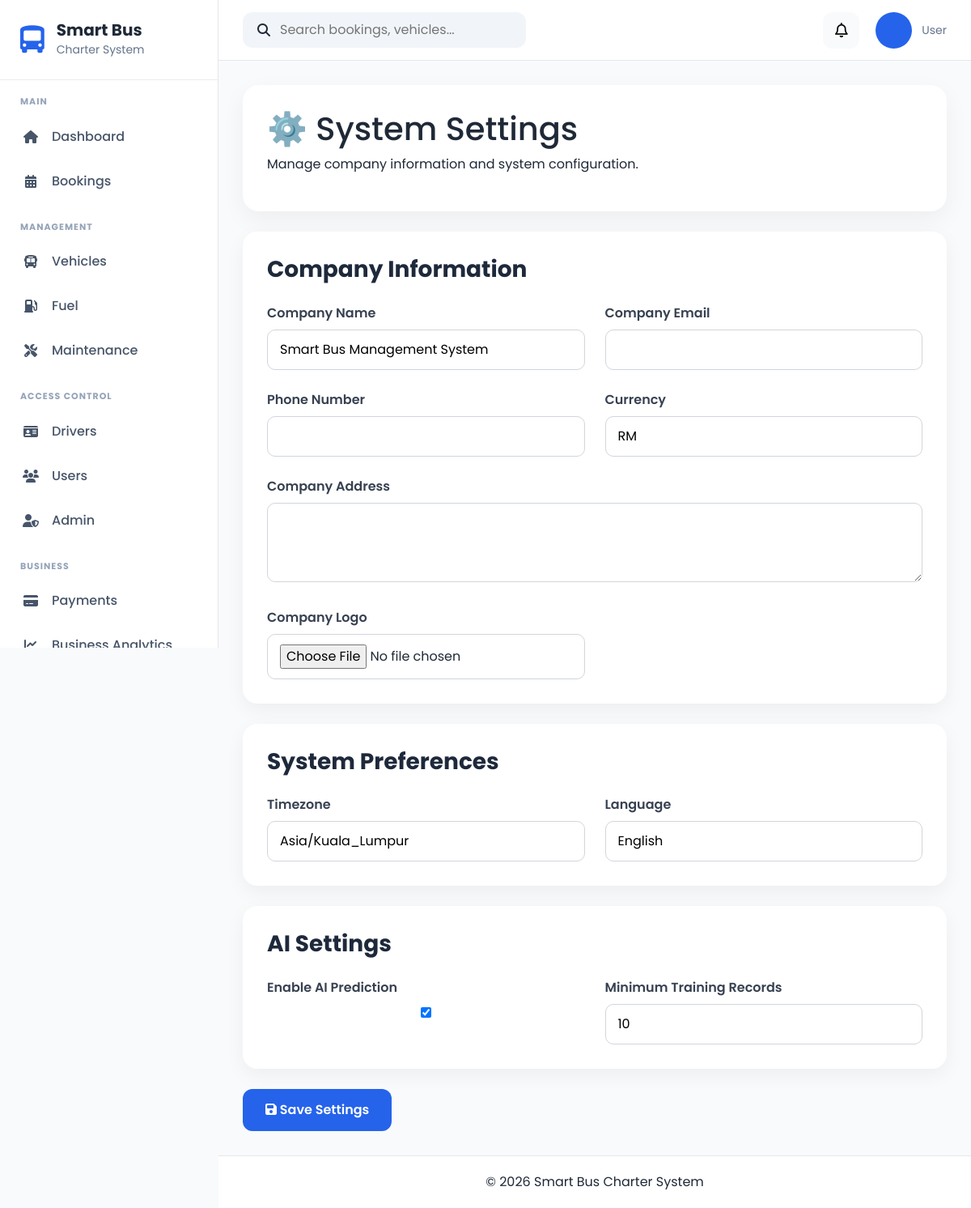
/settings/, run on the app's committed database.
### apps/settings/models.py (models this page shows, shortened)
class SystemSetting(models.Model):
    company_name = models.CharField(
        max_length=200,
        default="Smart Bus Management System"
    )
    company_logo = models.ImageField(
        upload_to="company/",
        blank=True,
        null=True
    )
    company_email = models.EmailField(
        blank=True
    )
    company_phone = models.CharField(
        max_length=30,
        blank=True
    )
    company_address = models.TextField(
        blank=True
    )
    currency = models.CharField(
        max_length=10,
        default="RM"
    )
    timezone = models.CharField(
        max_length=100,
        default="Asia/Kuala_Lumpur"
    )
    language = models.CharField(
        max_length=50,
        default="English"
    )
    ai_enabled = models.BooleanField(
        default=True
    )
    minimum_training_records = models.PositiveIntegerField(
        default=10
    )
    updated_at = models.DateTimeField(
        auto_now=True
    )

### apps/settings/views.py (the view)
def settings_page(request):
    setting, created = SystemSetting.objects.get_or_create(pk=1)
    if request.method == "POST":
        form = SystemSettingForm(
            request.POST,
            request.FILES,
            instance=setting
        )
        if form.is_valid():
            form.save()
            messages.success(
                request,
                "System settings updated successfully."
            )
    else:
        form = SystemSettingForm(instance=setting)
    return render(
        request,
        "settings/settings.html",
        {
            "form": form
        }
    )

### apps/settings/forms.py
class SystemSettingForm(forms.ModelForm):
    class Meta:
        model = SystemSetting
        fields = "__all__"
        widgets = {
            "company_address": forms.Textarea(
                attrs={"rows":3}
            )
        }

### apps/notifications/context_processors.py (called while the page is built, shortened)
def notification_context(request):
    if not request.user.is_authenticated:
        return {}

### templates/settings/settings.html (shortened to what this page needs)
{% extends "layouts/base.html" %}
{% load static %}
{% block extra_css %}
<link rel="stylesheet" href="{% static 'css/settings.css' %}">
{% endblock %}
{% block content %}
<div class="page-header">
    <div>
        <h1>⚙️ System Settings</h1>
        <p>Manage company information and system configuration.</p>
    </div>
</div>
<form method="POST" enctype="multipart/form-data">
    <div class="settings-card">
        <h3>Company Information</h3>
        <div class="settings-grid">
            <div>
                <label>Company Name</label>
                {{ form.company_name }}
            </div>
            <div>
                <label>Company Email</label>
                {{ form.company_email }}
            </div>
            <div>
                <label>Phone Number</label>
                {{ form.company_phone }}
            </div>
            <div>
                <label>Currency</label>
                {{ form.currency }}
            </div>
            <div class="full-width">
                <label>Company Address</label>
                {{ form.company_address }}
            </div>
            <div>
                <label>Company Logo</label>
                {{ form.company_logo }}
            </div>
        </div>
    </div>
    <div class="settings-card">
        <h3>System Preferences</h3>
        <div class="settings-grid">
            <div>
                <label>Timezone</label>
                {{ form.timezone }}
            </div>
            <div>
                <label>Language</label>
                {{ form.language }}
            </div>
        </div>
    </div>
    <div class="settings-card">
        <h3>AI Settings</h3>
        <div class="settings-grid">
            <div>
                <label>Enable AI Prediction</label>
                {{ form.ai_enabled }}
            </div>
            <div>
                <label>Minimum Training Records</label>
                {{ form.minimum_training_records }}
            </div>
        </div>
    </div>
    <button type="submit" class="btn-save">
        <i class="fa-solid fa-floppy-disk"></i>
        Save Settings
    </button>
</form>
{% endblock %}

### static/css/base.css (style rules this page uses)
* { margin:0; padding:0; box-sizing:border-box; font-family:'Poppins',sans-serif; }
body { background:#F8FAFC; color:#1F2937; overflow-x:hidden; }

### static/css/settings.css (style rules this page uses)
.page-header { background:#fff; padding:30px; border-radius:20px; margin-bottom:25px; box-shadow:0 10px 30px rgba(0,0,0,.05); }
.settings-card { background:#fff; padding:30px; border-radius:18px; margin-bottom:25px; box-shadow:0 8px 25px rgba(0,0,0,.05); }
.settings-card h3 { margin-bottom:25px; color:#1E293B; font-weight:700; }
.settings-grid { display:grid; grid-template-columns:repeat(2,1fr); gap:25px; }
.full-width { grid-column:1 / -1; }
.settings-grid label { display:block; margin-bottom:8px; font-weight:600; color:#374151; }
.settings-grid input, .settings-grid textarea, .settings-grid select { width:100%; padding:12px 15px; border:1px solid #d1d5db; border-radius:10px; outline:none; transition:.3s; }
.btn-save { background:#2563EB; color:#fff; border:none; padding:14px 28px; border-radius:12px; font-size:16px; font-weight:600; cursor:pointer; transition:.3s; }

### data on the page
SystemSetting: company_name "Smart Bus Management System", currency "RM", timezone "Asia/Kuala_Lumpur", language "English", ai_enabled "☑", minimum_training_records "10"
